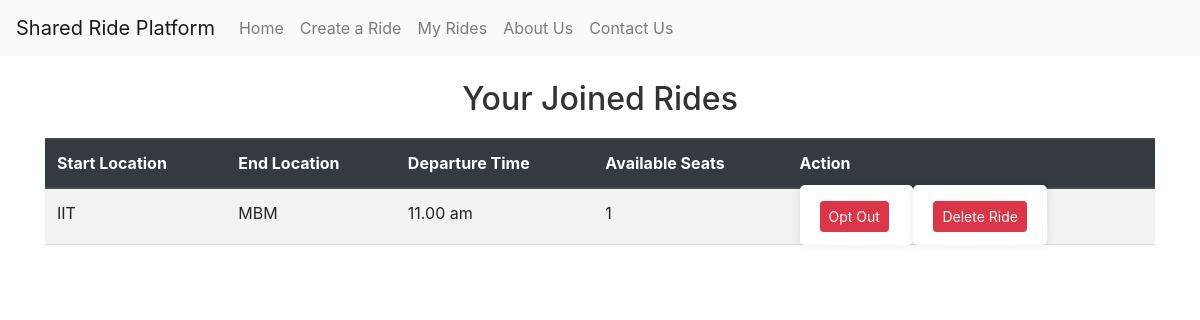
Page /joined_rides (signed in) on the earlier database version.
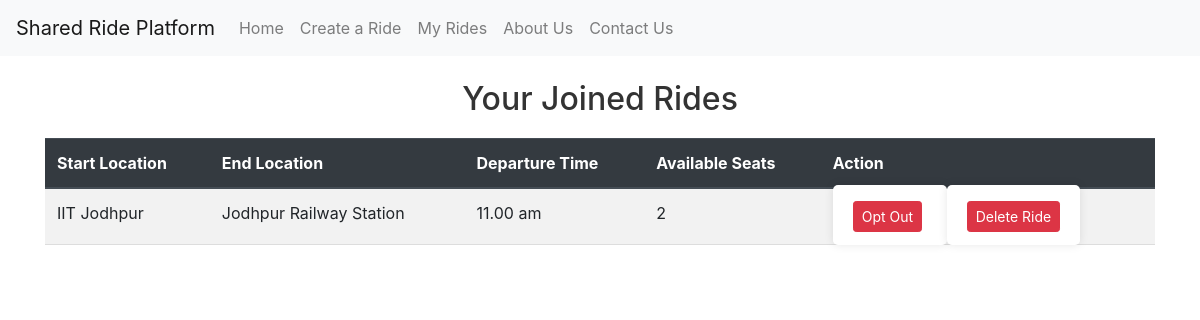
Same page on the later database version.
### models.py (models this page shows)
class Ride(db.Model):
    id = db.Column(db.Integer, primary_key=True)
    start_location = db.Column(db.String(255), nullable=False)
    end_location = db.Column(db.String(255), nullable=False)
    meetup_point = db.Column(db.String(255), nullable=False)
    departure_time = db.Column(db.String(20), nullable=False)
    available_seats = db.Column(db.Integer, nullable=False)
    cost_per_head = db.Column(db.Float, nullable=False)
    gender_preference = db.Column(db.String(10), nullable=False)  # 'male', 'female', 'co-ed'
    author_id = db.Column(db.Integer, db.ForeignKey('user.id'), nullable=False)  # Ensure 'user.id' matches the User model

### routes.py (the view)
@app.route('/joined_rides')
@login_required
def joined_rides():
    joined_rides = current_user.rides_joined
    created_rides = current_user.ride_posts
    if not joined_rides and not created_rides:
        return render_template('joined_rides.html', joined_rides=[], created_rides=[], show_buttons=True)
    return render_template('joined_rides.html', joined_rides=joined_rides, created_rides=created_rides, show_buttons=False)

### app.py (called while the page is built)
@app.before_request
def create_tables():
    from models import User, Ride  # Import here to avoid circular import
    db.create_all()  # Create tables when the app first runs

### routes.py (called while the page is built)
@login_manager.user_loader
def load_user(user_id):
    return User.query.get(int(user_id))

### templates/joined_rides.html (shortened to what this page needs)
{% extends 'base.html' %}
{% block head %}
<link rel="stylesheet" href="https://maxcdn.bootstrapcdn.com/bootstrap/4.5.2/css/bootstrap.min.css">
{% endblock %}
{% block body %}
<div class="container mt-4">
    <h2>Your Joined Rides</h2>
    {% if joined_rides %}
        <table class="table table-striped">
            <thead class="thead-dark">
                <tr>
                    <th>Start Location</th>
                    <th>End Location</th>
                    <th>Departure Time</th>
                    <th>Available Seats</th>
                    <th>Action</th>
                </tr>
            </thead>
            <tbody>
                {% for ride in joined_rides %}
                <tr>
                    <td>{{ ride.start_location }}</td>
                    <td>{{ ride.end_location }}</td>
                    <td>{{ ride.departure_time }}</td>
                    <td>{{ ride.available_seats }}</td>
                    <td>
                        <form action="{{ url_for('opt_out', ride_id=ride.id) }}" method="POST" style="display:inline;">
                            <button type="submit" class="btn btn-danger btn-sm">Opt Out</button>
                        </form>
                        <form action="{{ url_for('delete_ride', ride_id=ride.id) }}" method="POST" style="display:inline;">
                            <button type="submit" class="btn btn-danger btn-sm">Delete Ride</button>
                        </form>
                    </td>
                </tr>
                {% endfor %}
            </tbody>
        </table>
    {% else %}
        <div class="alert alert-info">You have not joined any rides.</div>
    {% endif %}
</div>
{% endblock %}

Differences in the rows shown:
changed Ride "11.00 am": start_location "IIT" → "IIT Jodhpur"; end_location "MBM" → "Jodhpur Railway Station"; available_seats "1" → "2"
